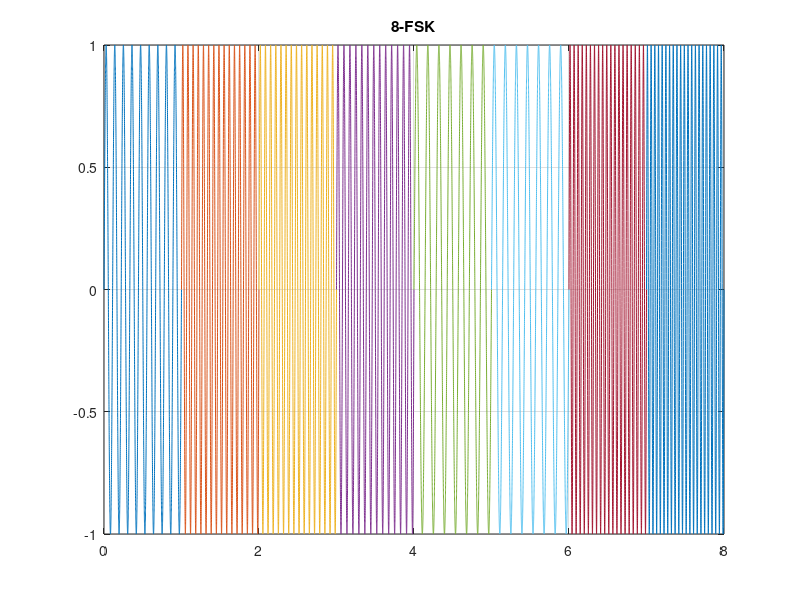

Source code (MATLAB):
x=[0 0 1 1 0 0 1 0 0 0 1 1 0 0 0 0 0 0 1 1 0 1 1 1];
n=length(x);
i=1;
while i<n+1
 t=(i-1)/3:1/5000:(i+2)/3;
if (x(i)== 0 && x(i+1) == 0 && x(i+2) == 0)
fsk=1*sin(2*pi*7*t);%G = 7
elseif (x(i)== 0 && x(i+1) == 0 && x(i+2) == 1)
fsk=1*sin(2*pi*9*t);%G+2 = 9
elseif (x(i)== 0 && x(i+1) == 1 && x(i+2) == 0)
fsk=1*sin(2*pi*11*t);%G+4 = 11
elseif (x(i)== 0 && x(i+1) == 1 && x(i+2) == 1)
fsk=1*sin(2*pi*13*t);%G+6 = 13
elseif (x(i)== 1 && x(i+1) == 0 && x(i+2) == 0)
fsk=1*sin(2*pi*15*t);%G+8 = 15
elseif (x(i)== 1 && x(i+1) == 0 && x(i+2) == 1)
fsk=1*sin(2*pi*17*t);%G+10 = 17
elseif (x(i)== 1 && x(i+1) == 1 && x(i+2) == 0) 
fsk=1*sin(2*pi*19*t);%G+12 = 19
elseif (x(i)== 1 && x(i+1) == 1 && x(i+2) == 1)
fsk=1*sin(2*pi*21*t);%G = 21
end
plot(t,fsk);
hold on;
grid on;
title('8-FSK');
i=i+3;
end